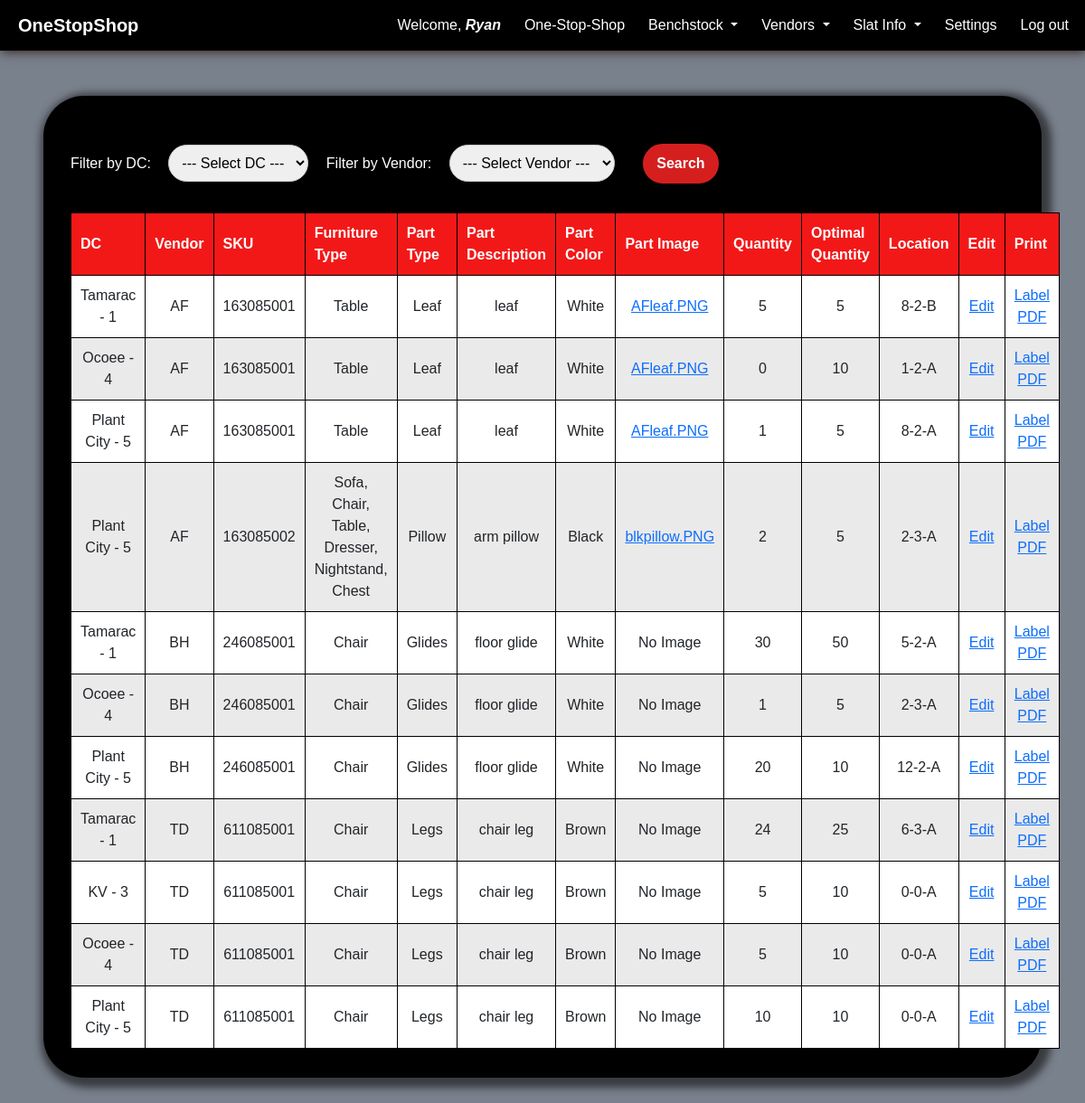
Page /crud_app/all_dc_skus (signed in) on the committed database.
### crud_app/models.py (models this page shows, shortened)
class Benchstock_part_in_DC(models.Model):
    dc = models.ForeignKey(DC, on_delete=models.CASCADE)
    benchstock_part = models.ForeignKey(Benchstock_part, on_delete=models.CASCADE)
    quantity = models.PositiveSmallIntegerField()
    optimal_quantity = models.PositiveSmallIntegerField()
    rack_number = models.PositiveSmallIntegerField()
    shelf_number = models.PositiveSmallIntegerField()
    SELF_SIDE_CHOICES = [
        ('A','A'),
        ('B','B'),
    ]
    shelf_side = models.CharField(choices=SELF_SIDE_CHOICES, max_length=1)
    class Meta:
        unique_together = [['dc', 'benchstock_part']]

class DC(models.Model):
    dc_name = models.CharField(max_length=80, unique=True)
    dc_number = models.PositiveSmallIntegerField(unique=True)
    rack_amount = models.SmallIntegerField()
    shelf_per_rack = models.SmallIntegerField()
    def __str__(self):
        return f"{self.dc_name} - {self.dc_number}"

class Benchstock_part(models.Model):
    vendor = models.ForeignKey(Vendors, on_delete=models.SET_NULL, null=True)
    benchstock_sku = models.PositiveIntegerField(unique=True, editable=False)
    furniture_type = models.ManyToManyField(Furniture)
    part_type = models.ForeignKey(Parts, on_delete=models.SET_NULL, null=True)
    part_description = models.CharField(max_length=50, blank=True)
    part_color = models.ForeignKey(Color, on_delete=models.SET_NULL, null=True)
    part_image = models.ImageField(null=True, storage=DefaultStorage())
    ACTIVE_CHOICES =  [
        ('Active', 'Active'),
        ('Discontinued', 'Discontinued'),
    ]
    discontinued = models.CharField(choices=ACTIVE_CHOICES, max_length=30, default='Active')
    class Meta:
        unique_together = [['vendor','part_type','part_description','part_color']]

class Vendors(models.Model):
    vendor_name = models.CharField(max_length=100 ,unique=True)
    vendor_id = models.CharField(max_length=4 ,unique=True)
    vendor_code = models.PositiveSmallIntegerField(unique=True)
    SEND_PART_CHOICES = [
        ('Yes', 'Yes'),
        ('No', 'No'),
    ]
    sends_parts = models.CharField(choices=SEND_PART_CHOICES, max_length=3, default='Yes')
    available_parts = models.CharField(max_length=500, blank=True)
    unavailable_parts = models.CharField(max_length=500, blank=True)
    part_shipping = models.CharField(max_length=400, blank=True)
    other_part_info = models.CharField(max_length=400, blank=True)

class Furniture(models.Model):
    furniture_categories = models.CharField(max_length=40, unique=True)
    def __str__(self):
        return f"{self.furniture_categories}"

class Parts(models.Model):
    part_categories = models.CharField(max_length=40, unique=True)
    def __str__(self):
        return f"{self.part_categories}"

class Color(models.Model):
    color_options = models.CharField(max_length=30, unique=True)
    def __str__(self):
        return f"{self.color_options}"

### crud_app/views.py (the view)
# urls.py: path('all_dc_skus', views.all_dc_skus, name='all_dc_skus'),
def all_dc_skus(request):
    benchstock_parts_in_dc = Benchstock_part_in_DC.objects.all().order_by('benchstock_part__vendor__vendor_name', 'dc__dc_number')
    dc_choices = DC.objects.values_list('dc_name', flat=True).distinct()
    vendor_choices = Vendors.objects.values_list('vendor_id', flat=True).distinct()
    dc_filter = request.GET.get('dc_filter')
    vendor_filter = request.GET.get('vendor_filter')
    if dc_filter:
        benchstock_parts_in_dc = benchstock_parts_in_dc.filter(dc__dc_name=dc_filter)
    if vendor_filter:
        benchstock_parts_in_dc = benchstock_parts_in_dc.filter(benchstock_part__vendor__vendor_id=vendor_filter)
    return render(request, 'crud_app/all_dc_skus.html',{'benchstock_parts_in_dc':benchstock_parts_in_dc, 'dc_choices':dc_choices, 'vendor_choices':vendor_choices})

### crud_app/templates/crud_app/all_dc_skus.html (shortened to what this page needs)
{% extends 'crud_app/base.html' %}
{% load static %}
{% block additional_css %}
<link rel="stylesheet" href="{% static 'crud_app/css/alldcskus.css' %}">
{% endblock %}
{% block content %}
{%if user.is_authenticated%}
<div class="all-dc-skus-container">
    <form method="get" action="">
        <label for="dc_filter">Filter by DC:</label>
        <select name="dc_filter">
            <option value="">--- Select DC ---</option>
        </select>
        <label for="vendor_filter">Filter by Vendor:</label>
        <select name="vendor_filter">
            <option value="">--- Select Vendor ---</option>
        </select>
        <input type="submit" value="Search">
    </form>
    <div class="all-dc-skus-table-wrapper">
        <table class="all-dc-skus-table">
            <thead>
                <tr>
                    <th>DC</th>
                    <th>Vendor</th>
                    <th>SKU</th>
                    <th>Furniture Type</th>
                    <th>Part Type</th>
                    <th>Part Description</th>
                    <th>Part Color</th>
                    <th>Part Image</th>
                    <th>Quantity</th>
                    <th>Optimal Quantity</th>
                    <th>Location</th>
                    <th>Edit</th>
                    <th>Print</th>
                </tr>
            </thead>
            <tbody>
                {% for sku in benchstock_parts_in_dc %}
                <tr>
                    <td>{{sku.dc}}</td>
                    <td>{{sku.benchstock_part.vendor.vendor_id}}</td>
                    <td>{{sku.benchstock_part.benchstock_sku}}</td>
                    <td>
                        {% for furniture in sku.benchstock_part.furniture_type.all %}
                        {{ furniture }}{% if not forloop.last %}, {% endif %}
                        {% endfor %}
                </td>
                    <td>{{sku.benchstock_part.part_type}}</td>
                    <td>{{sku.benchstock_part.part_description}}</td>
                    <td>{{sku.benchstock_part.part_color}}</td>
                    <td>
                        {% if sku.benchstock_part.part_image %}
                            <a href="{{ sku.benchstock_part.part_image.url }}" target="_blank">{{ sku.benchstock_part.part_image }}</a>
                        {% else %}
                            No Image
                        {% endif %}
                    </td>
                    <td>{{sku.quantity}}</td>
                    <td>{{sku.optimal_quantity}}</td>
                    <td>{{sku.rack_number}}-{{sku.shelf_number}}-{{sku.shelf_side}}</td>
                    <td><a href="{% url 'crud_app:edit_dc_parts' sku.id %}">Edit</a></td>
                    <td><a href="{% url 'crud_app:generate_label' sku.id %}">Label PDF</a></td>
                </tr>
                {% endfor %}
            </tbody>
        </table>
    </div>
</div>
{%endif%}
{% endblock %}

### crud_app/templates/crud_app/base.html (shortened to what this page needs)
{% load static %}
<!DOCTYPE html>
<html lang="en">
<head>
    <link href="https://cdn.jsdelivr.net/npm/bootstrap@5.3.2/dist/css/bootstrap.min.css" rel="stylesheet">
    <link rel="stylesheet" href="https://cdn.jsdelivr.net/npm/bootstrap-icons@1.11.2/font/bootstrap-icons.min.css">
    <link rel="stylesheet" href="{% static 'crud_app/css/base.css' %}">
    {% block additional_css %}{% endblock %}
</head>
<body>
    <nav class="navbar navbar-expand-lg navbar-light">
        <a class="navbar-brand text-white" href="{% url 'crud_app:index' %}"><b>OneStopShop</b></a>
        <div class="collapse navbar-collapse" id="navbarNavDropdown">
            <ul class="navbar-nav ms-auto">
            {% if user.is_authenticated %}
            <li class="nav-item">
                <a class="nav-link text-white" href="#">Welcome, <i><b>{{ user.first_name }}</b></i></a>
            </li>
                <li class="nav-item">
                    <a class="nav-link text-white" href="{% url 'crud_app:one_stop_shop' %}">One-Stop-Shop</a>
                </li>
                <li class="nav-item dropdown">
                    <a class="nav-link dropdown-toggle text-white" href="#" id="navbarDropdownMenuLink" role="button" data-toggle="dropdown"
                        aria-haspopup="true" aria-expanded="false">
                        Benchstock
                    </a>
                </li>
                <li class="nav-item dropdown">
                    <a class="nav-link dropdown-toggle text-white" href="#" id="navbarDropdownMenuLink" role="button" data-toggle="dropdown"
                        aria-haspopup="true" aria-expanded="false">
                        Vendors
                    </a>
                </li>
                <li class="nav-item dropdown">
                    <a class="nav-link dropdown-toggle text-white" href="#" id="navbarDropdownMenuLink" role="button" data-toggle="dropdown"
                        aria-haspopup="true" aria-expanded="false">
                        Slat Info
                    </a>
                </li>
                <li class="nav-item">
                    <a class="nav-link text-white" href="{% url 'crud_app:settings' %}">Settings</a>
                </li>
                <li class="nav-item">
                    <a class="nav-link text-white" href="#" onclick="confirmLogout()">Log out</a>
                </li>
            {% else %}
                <li class="nav-item" id="nav-login">
                    <a class="nav-link text-white" href="{% url 'crud_app:index' %}">Login Required</a>
                </li>
            {% endif %}
            </ul>
        </div>
    </nav>
    {% block content %}{% endblock %}
</html>

### crud_app/static/crud_app/css/base.css (style rules this page uses)
.navbar { background-color: black; padding-left: 20px; box-shadow: 1px 1px 12px #341d1d; }
.nav-link { border-radius: 25px; margin-right: 10px; }

### crud_app/static/crud_app/css/alldcskus.css (style rules this page uses)
body { background-color: #79818c; font-family: Arial, Helvetica, sans-serif; }
.all-dc-skus-container { background-color: black; width: 92%; margin-left: auto; margin-right: auto; border-radius: 45px; padding-bottom: 2rem; margin-bottom: 2rem; padding-top: 1px; margin-top: 50px; box-shadow: 4px 4px 9px 7px #383b3f; }
.all-dc-skus-table { margin-top: 30px; margin-left: 30px; margin-right: 30px; min-width: fit-content; max-width: 95%; padding: 10px; background-color: white; border: 1px solid black; width: 100%; }
.all-dc-skus-table th { padding: 10px; border: 1px solid black; background-color: #f31818; color: white; }
.all-dc-skus-table td { padding: 10px; border: 1px solid black; text-align: center; }
.all-dc-skus-table tr:nth-child(even) { background-color: #ebeaea; }
.all-dc-skus-container select { width: fit-content; padding: 10px; margin-left: 15px; margin-right: 15px; margin-bottom: 1px; border: 1px solid #ccc; border-radius: 25px; box-sizing: border-box; }
.all-dc-skus-container form { margin: 30px; }
.all-dc-skus-container form label { color: white; }
.all-dc-skus-container form input { width: fit-content; height: auto; display: inline-block; padding: 10px; padding-left: 15px; padding-right: 15px; margin-top: 20px; margin-left: 10px; font-weight: bold; background-color: #d51f1f; border: solid 2px black; border-radius: 25px; color: white; text-align: center; text-decoration: none; display: inline-block; font-size: 1rem; cursor: pointer; transition: all 0.4s ease 0s; }

### rows in the picture
Benchstock_part_in_DC: dc "Tamarac - 1", benchstock_part.vendor.vendor_id "AF", benchstock_part.benchstock_sku "163085001", benchstock_part.part_type "Leaf", benchstock_part.part_description "leaf", benchstock_part.part_color "White", benchstock_part.part_image "AFleaf.PNG", quantity "5", optimal_quantity "5", rack_number "8", shelf_number "2", shelf_side "B"
Furniture: furniture_categories "Table"
Benchstock_part_in_DC: dc "Ocoee - 4", benchstock_part.vendor.vendor_id "AF", benchstock_part.benchstock_sku "163085001", benchstock_part.part_type "Leaf", benchstock_part.part_description "leaf", benchstock_part.part_color "White", benchstock_part.part_image "AFleaf.PNG", quantity "0", optimal_quantity "10", rack_number "1", shelf_number "2", shelf_side "A"
Benchstock_part_in_DC: dc "Plant City - 5", benchstock_part.vendor.vendor_id "AF", benchstock_part.benchstock_sku "163085001", benchstock_part.part_type "Leaf", benchstock_part.part_description "leaf", benchstock_part.part_color "White", benchstock_part.part_image "AFleaf.PNG", quantity "1", optimal_quantity "5", rack_number "8", shelf_number "2", shelf_side "A"
Benchstock_part_in_DC: dc "Plant City - 5", benchstock_part.vendor.vendor_id "AF", benchstock_part.benchstock_sku "163085002", benchstock_part.part_type "Pillow", benchstock_part.part_description "arm pillow", benchstock_part.part_color "Black", benchstock_part.part_image "blkpillow.PNG", quantity "2", optimal_quantity "5", rack_number "2", shelf_number "3", shelf_side "A"
Furniture: furniture_categories "Sofa"
Furniture: furniture_categories "Chair"
Furniture: furniture_categories "Dresser"
Furniture: furniture_categories "Nightstand"
Furniture: furniture_categories "Chest"
Benchstock_part_in_DC: dc "Tamarac - 1", benchstock_part.vendor.vendor_id "BH", benchstock_part.benchstock_sku "246085001", benchstock_part.part_type "Glides", benchstock_part.part_description "floor glide", benchstock_part.part_color "White", shows "No Image", quantity "30", optimal_quantity "50", rack_number "5", shelf_number "2", shelf_side "A"
Benchstock_part_in_DC: dc "Ocoee - 4", benchstock_part.vendor.vendor_id "BH", benchstock_part.benchstock_sku "246085001", benchstock_part.part_type "Glides", benchstock_part.part_description "floor glide", benchstock_part.part_color "White", shows "No Image", quantity "1", optimal_quantity "5", rack_number "2", shelf_number "3", shelf_side "A"
Benchstock_part_in_DC: dc "Plant City - 5", benchstock_part.vendor.vendor_id "BH", benchstock_part.benchstock_sku "246085001", benchstock_part.part_type "Glides", benchstock_part.part_description "floor glide", benchstock_part.part_color "White", shows "No Image", quantity "20", optimal_quantity "10", rack_number "12", shelf_number "2", shelf_side "A"
Benchstock_part_in_DC: dc "Tamarac - 1", benchstock_part.vendor.vendor_id "TD", benchstock_part.benchstock_sku "611085001", benchstock_part.part_type "Legs", benchstock_part.part_description "chair leg", benchstock_part.part_color "Brown", shows "No Image", quantity "24", optimal_quantity "25", rack_number "6", shelf_number "3", shelf_side "A"
Benchstock_part_in_DC: dc "KV - 3", benchstock_part.vendor.vendor_id "TD", benchstock_part.benchstock_sku "611085001", benchstock_part.part_type "Legs", benchstock_part.part_description "chair leg", benchstock_part.part_color "Brown", shows "No Image", quantity "5", optimal_quantity "10", rack_number "0", shelf_number "0", shelf_side "A"
Benchstock_part_in_DC: dc "Ocoee - 4", benchstock_part.vendor.vendor_id "TD", benchstock_part.benchstock_sku "611085001", benchstock_part.part_type "Legs", benchstock_part.part_description "chair leg", benchstock_part.part_color "Brown", shows "No Image", quantity "5", optimal_quantity "10", rack_number "0", shelf_number "0", shelf_side "A"
Benchstock_part_in_DC: dc "Plant City - 5", benchstock_part.vendor.vendor_id "TD", benchstock_part.benchstock_sku "611085001", benchstock_part.part_type "Legs", benchstock_part.part_description "chair leg", benchstock_part.part_color "Brown", shows "No Image", quantity "10", optimal_quantity "10", rack_number "0", shelf_number "0", shelf_side "A"

### other values in the picture
{{ user.first_name }} "Ryan"
